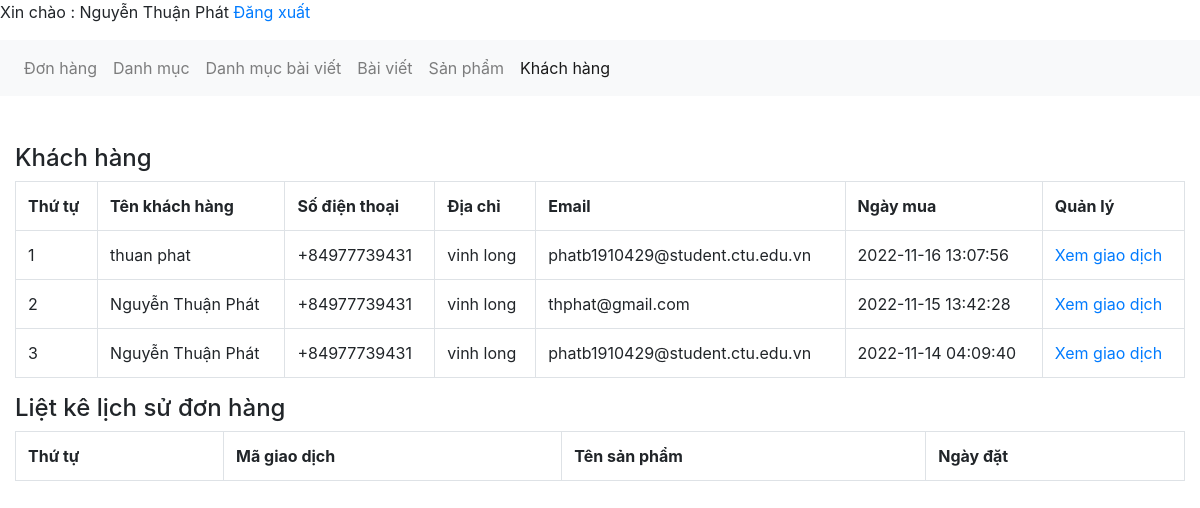
Page /admin/xulykhachhang.php (signed in) on the earlier database version.
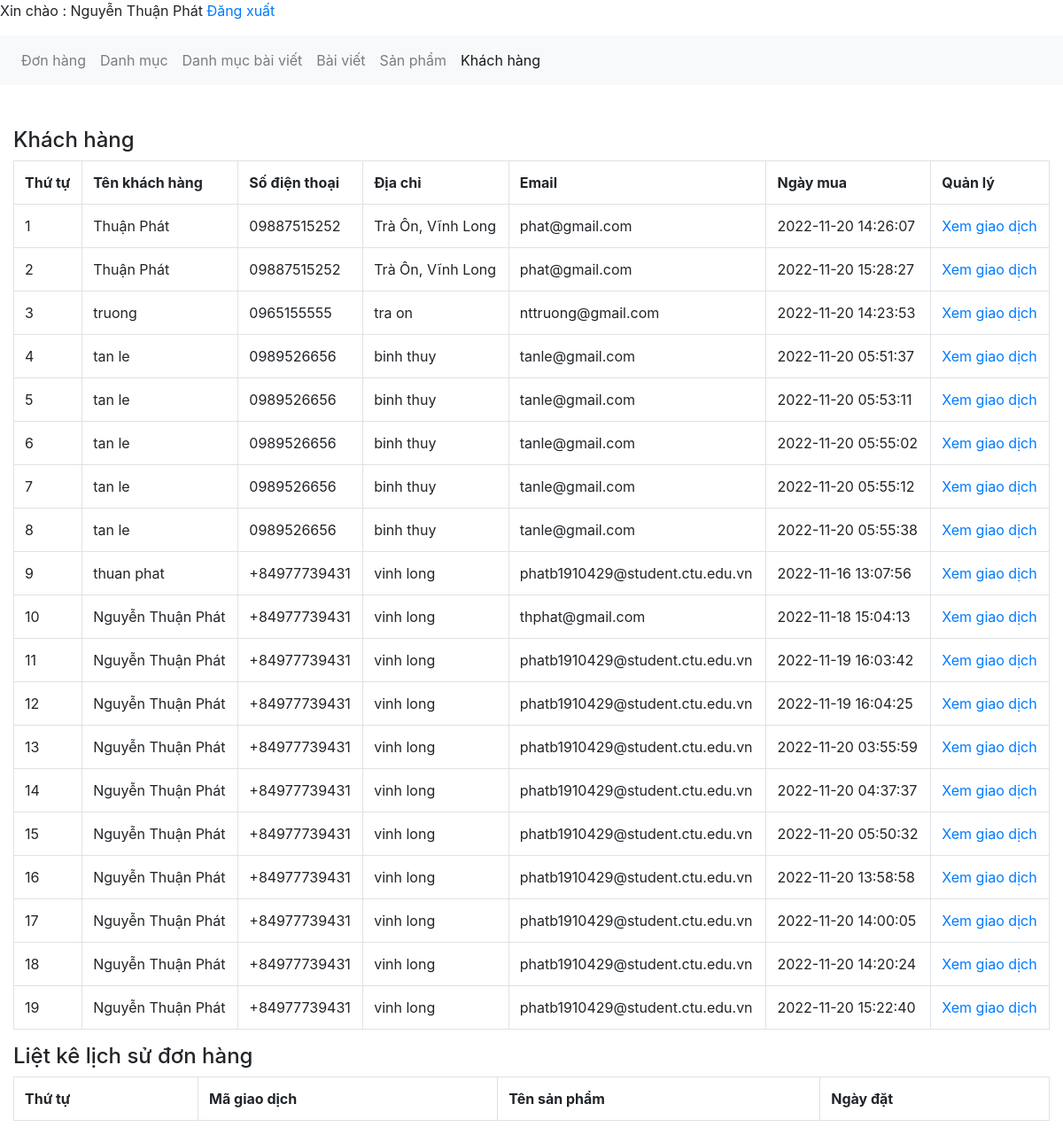
Same page on the later database version.
### tables this page shows
CREATE TABLE `tbl_giaodich` (
  `giaodich_id` int(11) NOT NULL,
  `sanpham_id` int(11) NOT NULL,
  `soluong` int(11) NOT NULL,
  `magiaodich` varchar(50) NOT NULL,
  `ngaythang` timestamp NOT NULL DEFAULT current_timestamp() ON UPDATE current_timestamp(),
  `khachhang_id` int(11) NOT NULL,
  `tinhtrangdon` int(11) NOT NULL DEFAULT 0,
  `huydon` int(11) NOT NULL DEFAULT 0
);

CREATE TABLE `tbl_khachhang` (
  `khachhang_id` int(11) NOT NULL,
  `name` varchar(100) NOT NULL,
  `phone` varchar(50) NOT NULL,
  `address` varchar(200) NOT NULL,
  `note` text NOT NULL,
  `email` varchar(150) NOT NULL,
  `password` varchar(100) NOT NULL,
  `giaohang` int(11) NOT NULL
);

### admin/xulykhachhang.php (the view, shortened to what this page needs)
<?php
include('../db/connect.php');
?>
<!DOCTYPE html>
<html lang="en">
<head>
    <link href="../css/bootstrap.css" rel="stylesheet" type="text/css" media="all" />
</head>
<body>
    <p>Xin chào : <?php echo $_SESSION['dangnhap'] ?> <a href="?login=dangxuat">Đăng xuất</a></p>
    <nav class="navbar navbar-expand-lg navbar-light bg-light">
        <div class="collapse navbar-collapse" id="navbarNav">
            <ul class="navbar-nav">
                <li class="nav-item ">
                    <a class="nav-link" href="xulydonhang.php">Đơn hàng <span class="sr-only">(current)</span></a>
                </li>
                <li class="nav-item">
                    <a class="nav-link" href="xulydanhmuc.php">Danh mục</a>
                </li>
                <li class="nav-item">
                    <a class="nav-link" href="xulydanhmucbaiviet.php">Danh mục bài viết</a>
                </li>
                <li class="nav-item">
                    <a class="nav-link" href="xulybaiviet.php">Bài viết</a>
                </li>
                <li class="nav-item">
                    <a class="nav-link" href="xulysanpham.php">Sản phẩm</a>
                </li>
                <li class="nav-item active">
                    <a class="nav-link" href="xulykhachhang.php">Khách hàng</a>
                </li>
            </ul>
        </div>
    </nav><br><br>
    <div class="container-fluid">
        <div class="row">
            <div class="col-md-12">
                <h4>Khách hàng</h4>
                <?php
                $sql = "SELECT * FROM tbl_khachhang,tbl_giaodich WHERE tbl_khachhang.khachhang_id=tbl_giaodich.khachhang_id GROUP BY tbl_giaodich.magiaodich ORDER BY tbl_khachhang.khachhang_id DESC";
                $sql_select_khachhang = $con->query($sql)->fetchAll(PDO::FETCH_ASSOC)
                ?>
                <table class="table table-bordered ">
                    <tr>
                        <th>Thứ tự</th>
                        <th>Tên khách hàng</th>
                        <th>Số điện thoại</th>
                        <th>Địa chỉ</th>
                        <th>Email</th>
                        <th>Ngày mua</th>
                        <th>Quản lý</th>
                    </tr>
                    <?php
                    $i = 0;
                    foreach ($sql_select_khachhang as $select_khachhang) {
                        $i++;
                    ?>
                    <tr>
                        <td><?php echo $i; ?></td>
                        <td><?php echo $select_khachhang['name']; ?></td>
                        <td><?php echo $select_khachhang['phone']; ?></td>
                        <td><?php echo $select_khachhang['address']; ?></td>
                        <td><?php echo $select_khachhang['email'] ?></td>
                        <td><?php echo $select_khachhang['ngaythang'] ?></td>
                        <td><a href="?quanly=xemgiaodich&khachhang=<?php echo $select_khachhang['magiaodich'] ?>">Xem
                                giao
                                dịch</a></td>
                    </tr>
                    <?php
                    }
                    ?>
                </table>
            </div>
            <div class="col-md-12">
                <h4>Liệt kê lịch sử đơn hàng</h4>
                <table class="table table-bordered ">
                    <tr>
                        <th>Thứ tự</th>
                        <th>Mã giao dịch</th>
                        <th>Tên sản phẩm</th>
                        <th>Ngày đặt</th>
                    </tr>
                </table>
            </div>
        </div>
    </div>
</body>
</html>

Differences in the rows shown:
added tbl_giaodich: khachhang.name "Thuận Phát", khachhang.phone "09887515252", khachhang.address "Trà Ôn, Vĩnh Long", khachhang.email "phat@gmail.com", ngaythang "2022-11-20 14:26:07"
added tbl_giaodich: khachhang.name "Thuận Phát", khachhang.phone "09887515252", khachhang.address "Trà Ôn, Vĩnh Long", khachhang.email "phat@gmail.com", ngaythang "2022-11-20 15:28:27"
added tbl_giaodich: khachhang.name "truong", khachhang.phone "0965155555", khachhang.address "tra on", khachhang.email "nttruong@gmail.com", ngaythang "2022-11-20 14:23:53"
added tbl_giaodich: khachhang.name "tan le", khachhang.phone "0989526656", khachhang.address "binh thuy", khachhang.email "tanle@gmail.com", ngaythang "2022-11-20 05:51:37"
added tbl_giaodich: khachhang.name "tan le", khachhang.phone "0989526656", khachhang.address "binh thuy", khachhang.email "tanle@gmail.com", ngaythang "2022-11-20 05:53:11"
added tbl_giaodich: khachhang.name "tan le", khachhang.phone "0989526656", khachhang.address "binh thuy", khachhang.email "tanle@gmail.com", ngaythang "2022-11-20 05:55:02"
added tbl_giaodich: khachhang.name "tan le", khachhang.phone "0989526656", khachhang.address "binh thuy", khachhang.email "tanle@gmail.com", ngaythang "2022-11-20 05:55:12"
added tbl_giaodich: khachhang.name "tan le", khachhang.phone "0989526656", khachhang.address "binh thuy", khachhang.email "tanle@gmail.com", ngaythang "2022-11-20 05:55:38"
changed tbl_giaodich "thphat@gmail.com": ngaythang "2022-11-15 13:42:28" → "2022-11-18 15:04:13"
changed tbl_giaodich (number 11 of 19 on the later page): ngaythang "2022-11-14 04:09:40" → "2022-11-19 16:03:42"
added tbl_giaodich: khachhang.name "Nguyễn Thuận Phát", khachhang.phone "+84977739431", khachhang.address "vinh long", khachhang.email "phatb1910429@student.ctu.edu.vn", ngaythang "2022-11-19 16:04:25"
added tbl_giaodich: khachhang.name "Nguyễn Thuận Phát", khachhang.phone "+84977739431", khachhang.address "vinh long", khachhang.email "phatb1910429@student.ctu.edu.vn", ngaythang "2022-11-20 03:55:59"
added tbl_giaodich: khachhang.name "Nguyễn Thuận Phát", khachhang.phone "+84977739431", khachhang.address "vinh long", khachhang.email "phatb1910429@student.ctu.edu.vn", ngaythang "2022-11-20 04:37:37"
added tbl_giaodich: khachhang.name "Nguyễn Thuận Phát", khachhang.phone "+84977739431", khachhang.address "vinh long", khachhang.email "phatb1910429@student.ctu.edu.vn", ngaythang "2022-11-20 05:50:32"
added tbl_giaodich: khachhang.name "Nguyễn Thuận Phát", khachhang.phone "+84977739431", khachhang.address "vinh long", khachhang.email "phatb1910429@student.ctu.edu.vn", ngaythang "2022-11-20 13:58:58"
added tbl_giaodich: khachhang.name "Nguyễn Thuận Phát", khachhang.phone "+84977739431", khachhang.address "vinh long", khachhang.email "phatb1910429@student.ctu.edu.vn", ngaythang "2022-11-20 14:00:05"
added tbl_giaodich: khachhang.name "Nguyễn Thuận Phát", khachhang.phone "+84977739431", khachhang.address "vinh long", khachhang.email "phatb1910429@student.ctu.edu.vn", ngaythang "2022-11-20 14:20:24"
added tbl_giaodich: khachhang.name "Nguyễn Thuận Phát", khachhang.phone "+84977739431", khachhang.address "vinh long", khachhang.email "phatb1910429@student.ctu.edu.vn", ngaythang "2022-11-20 15:22:40"
